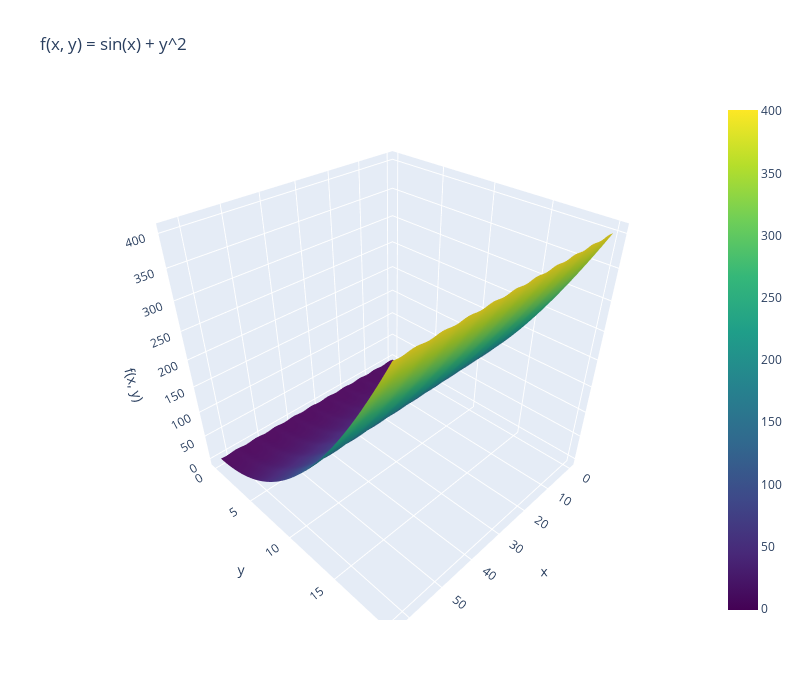

The notebook cell saved with this chart:
### Code cell
# Create grid
x = np.linspace(0, 20*np.pi, 100)
y = np.linspace(0, 20, 100)
X, Y = np.meshgrid(x, y)
Z = f(X, Y)

# Create interactive 3D surface plot
fig = go.Figure(data=[go.Surface(z=Z, x=X, y=Y, colorscale='Viridis')])
fig.update_layout(
    title='f(x, y) = sin(x) + y^2',
    scene=dict(
        xaxis_title='x',
        yaxis_title='y',
        zaxis_title='f(x, y)'
    ),
    width=800,
    height=700
)

# Show the plot
pio.show(fig)

### Figure 1 — Plotly figure (JSON) as saved in the notebook; plotly's stock layout.template omitted (floating-point values rounded to 4 significant figures; data arrays with more than 128 entries replaced by an {"elided": "..."} marker saying what was removed)
{"data": [{"colorscale": [[0, "#440154"], [0.1111, "#482878"], [0.2222, "#3e4989"], [0.3333, "#31688e"], [0.4444, "#26828e"], [0.5556, "#1f9e89"], [0.6667, "#35b779"], [0.7778, "#6ece58"], [0.8889, "#b5de2b"], [1, "#fde725"]], "type": "surface", "x": {"elided": "100x100 float values"}, "y": {"elided": "100x100 float values"}, "z": {"elided": "100x100 float values"}}], "layout": {"height": 700, "scene": {"xaxis": {"title": {"text": "x"}}, "yaxis": {"title": {"text": "y"}}, "zaxis": {"title": {"text": "f(x, y)"}}}, "title": {"text": "f(x, y) = sin(x) + y^2"}, "width": 800}}
